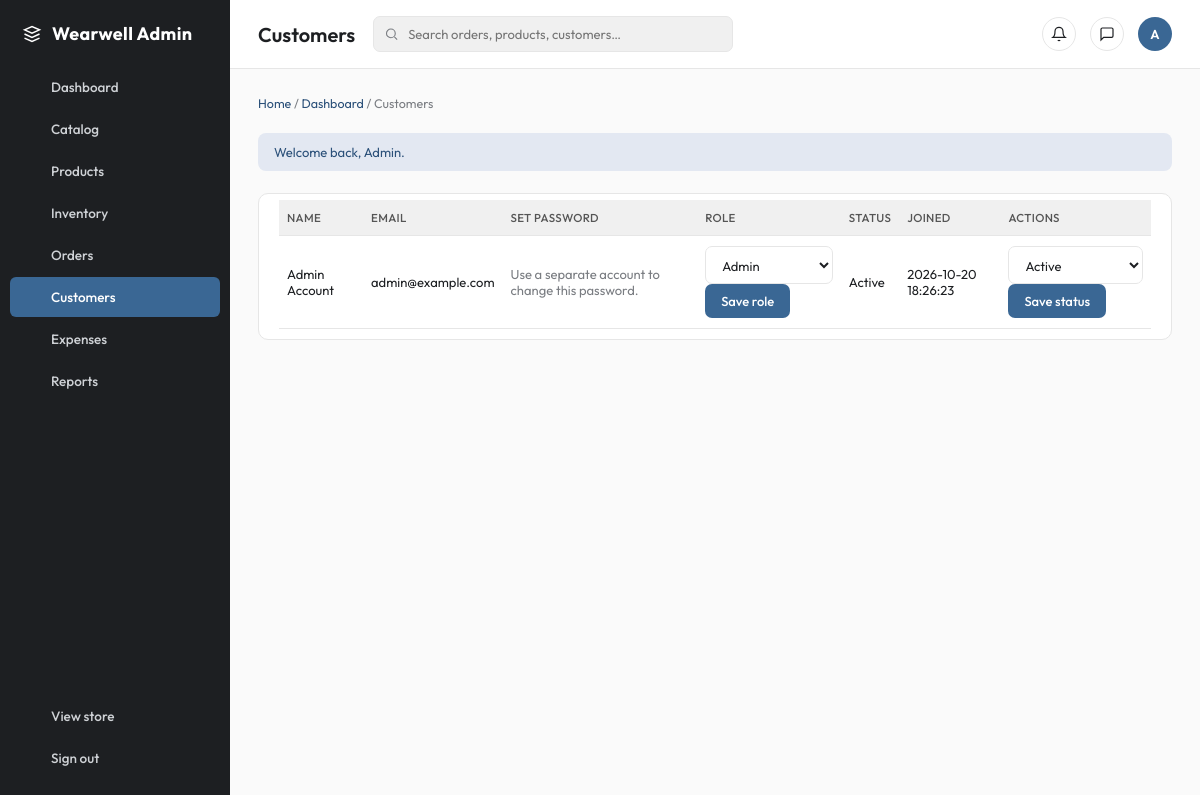
The page /admin/users.php (signed in) on the database its author committed.
### tables this page shows
CREATE TABLE users (
    user_id BIGINT UNSIGNED AUTO_INCREMENT PRIMARY KEY,
    role_id TINYINT UNSIGNED NOT NULL,
    status_id TINYINT UNSIGNED NOT NULL,
    username VARCHAR(50) NULL UNIQUE,
    first_name VARCHAR(80) NOT NULL,
    last_name VARCHAR(80) NOT NULL,
    email VARCHAR(190) NOT NULL UNIQUE,
    password_hash VARCHAR(255) NOT NULL,
    phone VARCHAR(30) NULL,
    profile_photo VARCHAR(255) NULL,
    created_at TIMESTAMP NOT NULL DEFAULT CURRENT_TIMESTAMP,
    updated_at TIMESTAMP NOT NULL DEFAULT CURRENT_TIMESTAMP ON UPDATE CURRENT_TIMESTAMP,
    CONSTRAINT fk_users_role FOREIGN KEY (role_id) REFERENCES roles (role_id),
    CONSTRAINT fk_users_status FOREIGN KEY (status_id) REFERENCES account_statuses (status_id)
);

CREATE TABLE roles (
    role_id TINYINT UNSIGNED AUTO_INCREMENT PRIMARY KEY,
    role_name VARCHAR(30) NOT NULL UNIQUE
);

CREATE TABLE account_statuses (
    status_id TINYINT UNSIGNED AUTO_INCREMENT PRIMARY KEY,
    status_name VARCHAR(30) NOT NULL UNIQUE
);

### includes/functions.php (called while the page is built, shortened)
<?php
function e(mixed $value): string
{
    return htmlspecialchars((string) $value, ENT_QUOTES, "UTF-8");
}
function current_user(): ?array
{
    return $_SESSION["user"] ?? null;
}

### admin/users.php (the view, shortened to what this page needs)
<?php
require_once __DIR__ . "/../includes/functions.php";
$users = $pdo
    ->query(
        "SELECT u.user_id,u.first_name,u.last_name,u.email,u.created_at,u.status_id,u.role_id,s.status_name,r.role_name FROM users u JOIN account_statuses s ON s.status_id=u.status_id JOIN roles r ON r.role_id=u.role_id ORDER BY u.created_at DESC",
    )
    ->fetchAll();
$roles = $pdo
    ->query("SELECT role_id,role_name FROM roles ORDER BY role_name")
    ->fetchAll();
$statuses = $pdo
    ->query(
        "SELECT status_id,status_name FROM account_statuses ORDER BY status_name",
    )
    ->fetchAll();
$pageTitle = "Customers";
require __DIR__ . "/../includes/admin_header.php";
?>
<div class="table-wrap">
  <table>
    <thead>
      <tr>
        <th>Name</th>
        <th>Email</th>
        <th>Set password</th>
        <th>Role</th>
        <th>Status</th>
        <th>Joined</th>
        <th>Actions</th>
      </tr>
    </thead>
    <tbody>
      <?php foreach ($users as $u): ?>
      <tr>
        <td><?= e($u["first_name"] . " " . $u["last_name"]) ?></td>
        <td><?= e($u["email"]) ?></td>
        <td>
          <?php if ((int) $u["user_id"] === (int) current_user()["id"]): ?>
            <span class="muted">Use a separate account to change this password.</span>
          <?php endif; ?>
        </td>
        <td>
          <form method="post">
            <input type="hidden" name="csrf" value="<?= e(
                csrf_token(),
            ) ?>" /><input type="hidden" name="user_id" value="<?= (int) $u[
    "user_id"
] ?>" /><input type="hidden" name="action" value="role" /><select
              name="role_id"
            >
              <?php foreach ($roles as $r): ?>
              <option value="<?= (int) $r["role_id"] ?>" <?= (int) $u[
    "role_id"
] === (int) $r["role_id"]
    ? "selected"
    : "" ?>><?= e($r["role_name"]) ?></option>
              <?php endforeach; ?></select
            ><button>Save role</button>
          </form>
        </td>
        <td><?= e($u["status_name"]) ?></td>
        <td><?= e($u["created_at"]) ?></td>
        <td>
          <form method="post">
            <input type="hidden" name="csrf" value="<?= e(
                csrf_token(),
            ) ?>" /><input type="hidden" name="user_id" value="<?= (int) $u[
    "user_id"
] ?>" /><input type="hidden" name="action" value="status" /><select
              name="status_id"
            >
              <?php foreach ($statuses as $st): ?>
              <option value="<?= (int) $st["status_id"] ?>" <?= (int) $u[
    "status_id"
] === (int) $st["status_id"]
    ? "selected"
    : "" ?>><?= e($st["status_name"]) ?></option>
              <?php endforeach; ?></select
            ><button>Save status</button>
          </form>
        </td>
      </tr>
      <?php endforeach; ?>
    </tbody>
  </table>
</div>
<?php require __DIR__ . "/../includes/admin_footer.php"; ?>

### includes/admin_header.php (shortened to what this page needs)
<?php
require_once __DIR__ . "/functions.php";
$pageTitle = $pageTitle ?? "Dashboard";
$notice = $_SESSION["flash"] ?? null;
$here = basename($_SERVER["SCRIPT_NAME"] ?? "index.php");
$initial = strtoupper(substr(current_user()["name"] ?? "A", 0, 1));
$icons = [
    "dashboard" =>
        '<rect x="3" y="3" width="7" height="7" rx="1"/><rect x="14" y="3" width="7" height="7" rx="1"/><rect x="3" y="14" width="7" height="7" rx="1"/><rect x="14" y="14" width="7" height="7" rx="1"/>',
    "catalog" =>
        '<path d="M4 7l8-4 8 4-8 4-8-4z"/><path d="M4 7v10l8 4 8-4V7"/>',
    "products" =>
        '<path d="M6 2l1 5h10l1-5"/><path d="M4 7h16l-1.5 13a2 2 0 0 1-2 2H7.5a2 2 0 0 1-2-2L4 7z"/>',
    "inventory" =>
        '<rect x="3" y="4" width="18" height="16" rx="1"/><path d="M3 10h18"/>',
    "orders" =>
        '<circle cx="9" cy="20" r="1.4"/><circle cx="18" cy="20" r="1.4"/><path d="M2 3h2l2.6 13.2a2 2 0 0 0 2 1.6h8.8a2 2 0 0 0 2-1.6L21 7H6"/>',
    "users" =>
        '<circle cx="12" cy="8" r="3.4"/><path d="M4.5 20a7.5 7.5 0 0 1 15 0"/>',
    "expenses" => '<path d="M3 20h18"/><path d="M6 20V10M12 20V4M18 20V14"/>',
    "reports" =>
        '<path d="M4 19V5"/><path d="M4 19h16"/><path d="M8 19v-6M13 19v-9M18 19v-4"/>',
    "store" => '<path d="M3 10l9-7 9 7v10a1 1 0 0 1-1 1H4a1 1 0 0 1-1-1z"/>',
    "out" =>
        '<path d="M9 21H5a2 2 0 0 1-2-2V5a2 2 0 0 1 2-2h4"/><path d="M16 17l5-5-5-5M21 12H9"/>',
];
$links = [
    "index.php" => ["Dashboard", "dashboard"],
    "catalog.php" => ["Catalog", "catalog"],
    "products.php" => ["Products", "products"],
    "inventory.php" => ["Inventory", "inventory"],
    "orders.php" => ["Orders", "orders"],
    "users.php" => ["Customers", "users"],
    "expenses.php" => ["Expenses", "expenses"],
    "reports.php" => ["Reports", "reports"],
];
?>
<!doctype html>
<html lang="en">
<head>
    <link rel="stylesheet" href="<?= APP_BASE ?>/assets/css/admin.css">
</head>
<body>
<div class="wrap">
    <aside class="side">
        <div class="brand">
            <svg width="20" height="20" viewBox="0 0 24 24" fill="none" stroke="currentColor" stroke-width="1.8" aria-hidden="true">
                <path d="M3 7l9-4 9 4-9 4-9-4z"/>
                <path d="M3 12l9 4 9-4"/>
                <path d="M3 17l9 4 9-4"/>
            </svg>
            Wearwell Admin
        </div>
        <nav aria-label="Primary">
            <?php foreach ($links as $file => [$label, $icon]): ?>
                <a
                    href="<?= APP_BASE ?>/admin/<?= e($file) ?>"
                    <?= $here === $file
                        ? 'class="active" aria-current="page"'
                        : "" ?>
                >
                    <svg viewBox="0 0 24 24" aria-hidden="true"><?= $icons[
                        $icon
                    ] ?></svg>
                    <?= e($label) ?>
                </a>
            <?php endforeach; ?>
        </nav>
        <div class="spacer"></div>
        <nav aria-label="Account">
            <a href="<?= APP_BASE ?>/index.php">
                <svg viewBox="0 0 24 24" aria-hidden="true"><?= $icons[
                    "store"
                ] ?></svg>
                View store
            </a>
            <a href="<?= APP_BASE ?>/user/logout.php">
                <svg viewBox="0 0 24 24" aria-hidden="true"><?= $icons[
                    "out"
                ] ?></svg>
                Sign out
            </a>
        </nav>
    </aside>
    <div class="main">
        <header class="topbar">
            <h1><?= e($pageTitle) ?></h1>
            <div class="search">
                <svg viewBox="0 0 24 24" aria-hidden="true"><circle cx="11" cy="11" r="7"/><path d="M21 21l-4.3-4.3"/></svg>
                <input id="q" type="search" placeholder="Search orders, products, customers…" data-table-filter>
            </div>
            <div class="top-actions">
                <button type="button" class="icon-btn" aria-label="Notifications">
                    <svg viewBox="0 0 24 24" aria-hidden="true"><path d="M18 8a6 6 0 1 0-12 0c0 7-3 9-3 9h18s-3-2-3-9"/><path d="M13.7 21a2 2 0 0 1-3.4 0"/></svg>
                </button>
                <button type="button" class="icon-btn" aria-label="Messages">
                    <svg viewBox="0 0 24 24" aria-hidden="true"><path d="M21 15a2 2 0 0 1-2 2H7l-4 4V5a2 2 0 0 1 2-2h14a2 2 0 0 1 2 2z"/></svg>
                </button>
                <div class="avatar" title="<?= e(
                    current_user()["name"] ?? "",
                ) ?>"><?= e($initial) ?></div>
            </div>
        </header>
        <div class="content">
            <div class="crumb">
                <a href="<?= APP_BASE ?>/index.php">Home</a> /
                <?php if ($here === "index.php"): ?>
                    Dashboard
                <?php else: ?>
                    <a href="<?= APP_BASE ?>/admin/index.php">Dashboard</a> / <?= e(
    $pageTitle,
) ?>
                <?php endif; ?>
            </div>
            <?php if ($notice): ?>
                <div class="notice <?= e($notice[1]) ?>"><?= e(
    $notice[0],
) ?></div>
            <?php endif; ?>

### includes/admin_footer.php (shortened to what this page needs)
        </div>
    </div>
</div>
</body>
</html>

### assets/css/admin.css (style rules this page uses)
* { box-sizing: border-box; }
body { margin: 0; font-family: "Outfit", system-ui, sans-serif; background: #fafafa; color: #1d1f22; }
a { color: #2b5079; text-decoration: none; }
.wrap { display: flex; min-height: 100vh; }
.side { width: 230px; flex: 0 0 230px; background: #1d1f22; color: #fff; display: flex; flex-direction: column; padding: 22px 0; position: sticky; top: 0; height: 100vh; overflow-y: auto; }
.side .brand { font-weight: 700; font-size: 18px; letter-spacing: 0.02em; padding: 0 22px 22px; display: flex; align-items: center; gap: 10px; color: #fff; }
.side nav { display: flex; flex-direction: column; gap: 2px; padding: 0 10px; }
.side a { display: flex; align-items: center; gap: 12px; padding: 11px 12px; border-radius: 6px; color: #cfd2d6; font-size: 13.5px; font-weight: 500; }
.side a svg { width: 17px; height: 17px; flex: 0 0 17px; stroke: currentColor; fill: none; stroke-width: 1.7; }
.side a.active { background: #3a6794; color: #fff; }
.side .spacer { flex: 1; }
.main { flex: 1; min-width: 0; display: flex; flex-direction: column; }
.topbar { display: flex; align-items: center; gap: 18px; padding: 16px 28px; background: #fff; border-bottom: 1px solid #e6e6e6; }
.topbar h1 { font-size: 20px; font-weight: 600; margin: 0; white-space: nowrap; }
.search { flex: 1; max-width: 360px; position: relative; }
.search input { width: 100%; padding: 9px 12px 9px 34px; border: 1px solid #e6e6e6; border-radius: 7px; font: inherit; font-size: 13px; background: #f0f0f0; }
.search svg { position: absolute; left: 11px; top: 50%; transform: translateY(-50%); width: 15px; height: 15px; stroke: #7a7d82; fill: none; stroke-width: 1.8; }
.top-actions { display: flex; align-items: center; gap: 14px; margin-left: auto; }
.icon-btn { width: 34px; height: 34px; border-radius: 50%; border: 1px solid #e6e6e6; background: #fff; display: grid; place-items: center; cursor: pointer; color: #1d1f22; padding: 0; }
.icon-btn svg { width: 16px; height: 16px; stroke: currentColor; fill: none; stroke-width: 1.8; }
.avatar { width: 34px; height: 34px; border-radius: 50%; background: #3a6794; color: #fff; display: grid; place-items: center; font-size: 13px; font-weight: 600; }
.content { padding: 26px 28px; display: flex; flex-direction: column; gap: 22px; }
.crumb { font-size: 12.5px; color: #7a7d82; }
.crumb a { color: #2b5079; }
table { width: 100%; border-collapse: collapse; font-size: 13px; }
th, td { text-align: left; padding: 10px 8px; border-bottom: 1px solid #e6e6e6; }
th { background: #f0f0f0; font-weight: 500; color: #555; font-size: 11.5px; text-transform: uppercase; letter-spacing: 0.03em; }
.muted { color: #7a7d82; }
.table-wrap { background: #fff; border: 1px solid #e6e6e6; border-radius: 10px; padding: 6px 20px 10px; overflow: auto; }
.table-wrap table { margin: 0; }
input, select, textarea { width: 100%; padding: 9px 12px; border: 1px solid #e6e6e6; border-radius: 7px; font: inherit; font-size: 13px; background: #fff; color: #1d1f22; }
button, .button { display: inline-block; background: #3a6794; border: 0; border-radius: 7px; color: #fff; padding: 9px 16px; font: 500 13px "Outfit", sans-serif; cursor: pointer; text-decoration: none; }
.notice { padding: 11px 16px; background: #e3e8f2; color: #2b5079; border-radius: 8px; font-size: 13px; }

### rows shown on the page
users: first_name+last_name "Admin Account", email "admin@example.com", shows "Use a separate account to change this password.", role_id "Admin", status.status_name "Active", created_at "2026-10-20 18:26:23", status_id "Active"

### other values the page prints
$label "Dashboard"
$label "Catalog"
$label "Products"
$label "Inventory"
$label "Orders"
$label "Customers"
$label "Expenses"
$label "Reports"
$pageTitle "Customers"
$initial "A"
$notice[0] "Welcome back, Admin."
